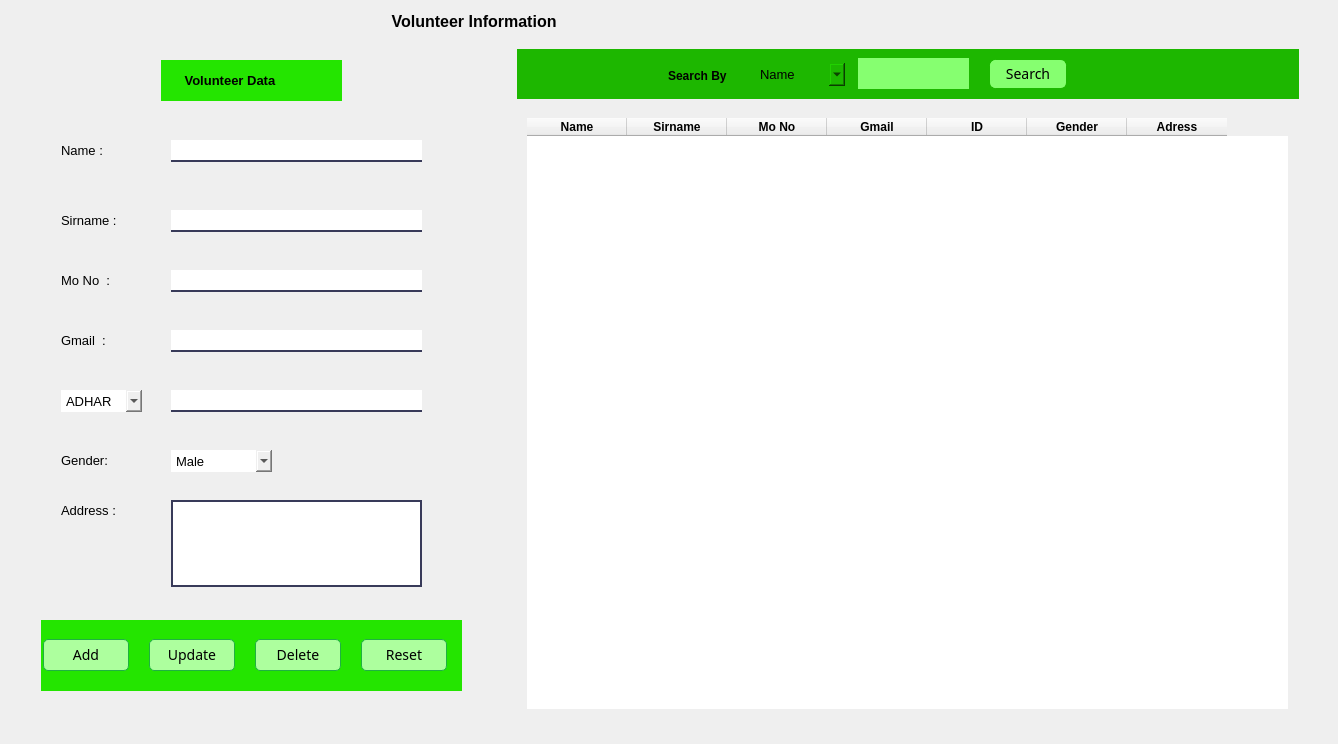
             <widget class="QWidget" name="volunteer">
              <attribute name="title">
               <string>Volunteer</string>
              </attribute>
              <widget class="QLabel" name="label_49">
               <property name="geometry">
                <rect>
                 <x>10</x>
                 <y>9</y>
                 <width>1319</width>
                 <height>25</height>
                </rect>
               </property>
               <property name="maximumSize">
                <size>
                 <width>16777215</width>
                 <height>25</height>
                </size>
               </property>
               <property name="font">
                <font>
                 <pointsize>12</pointsize>
                 <weight>75</weight>
                 <bold>true</bold>
                </font>
               </property>
               <property name="styleSheet">
                <string notr="true">align-items: center;</string>
               </property>
               <property name="text">
                <string>                                                                                      Volunteer Information</string>
               </property>
              </widget>
              <widget class="QWidget" name="widget_31" native="true">
               <property name="geometry">
                <rect>
                 <x>10</x>
                 <y>40</y>
                 <width>1319</width>
                 <height>695</height>
                </rect>
               </property>
               <property name="styleSheet">
                <string notr="true">border:none;</string>
               </property>
               <layout class="QHBoxLayout" name="horizontalLayout_15">
                <item>
                 <widget class="QWidget" name="widget_32" native="true">
                  <property name="maximumSize">
                   <size>
                    <width>450</width>
                    <height>16777215</height>
                   </size>
                  </property>
                  <property name="styleSheet">
                   <string notr="true">background:#86FF70;
/*margin-top:40px;</string>
                  </property>
                  <widget class="QLabel" name="label_50">
                   <property name="geometry">
                    <rect>
                     <x>130</x>
                     <y>20</y>
                     <width>181</width>
                     <height>41</height>
                    </rect>
                   </property>
                   <property name="styleSheet">
                    <string notr="true">background:#24E500;</string>
                   </property>
                   <property name="text">
                    <string/>
                   </property>
                  </widget>
                  <widget class="QLabel" name="label_51">
                   <property name="geometry">
                    <rect>
                     <x>150</x>
                     <y>30</y>
                     <width>141</width>
                     <height>20</height>
                    </rect>
                   </property>
                   <property name="font">
                    <font>
                     <pointsize>10</pointsize>
                     <weight>75</weight>
                     <bold>true</bold>
                    </font>
                   </property>
                   <property name="styleSheet">
                    <string notr="true">background:none;</string>
                   </property>
                   <property name="text">
                    <string> Volunteer Data</string>
                   </property>
                  </widget>
                  <widget class="QLineEdit" name="getName_v">
                   <property name="geometry">
                    <rect>
                     <x>140</x>
                     <y>100</y>
                     <width>251</width>
                     <height>22</height>
                    </rect>
                   </property>
                   <property name="font">
                    <font>
                     <pointsize>10</pointsize>
                    </font>
                   </property>
                   <property name="styleSheet">
                    <string notr="true">border-radius:0;
border-bottom: 2px solid #383a59;
border-color:#383a59;</string>
                   </property>
                  </widget>
                  <widget class="QLabel" name="label_52">
                   <property name="geometry">
                    <rect>
                     <x>30</x>
                     <y>100</y>
                     <width>71</width>
                     <height>21</height>
                    </rect>
                   </property>
                   <property name="font">
                    <font>
                     <pointsize>10</pointsize>
                    </font>
                   </property>
                   <property name="text">
                    <string>Name :</string>
                   </property>
                  </widget>
                  <widget class="QLabel" name="label_53">
                   <property name="geometry">
                    <rect>
                     <x>30</x>
                     <y>170</y>
                     <width>71</width>
                     <height>21</height>
                    </rect>
                   </property>
                   <property name="font">
                    <font>
                     <pointsize>10</pointsize>
                    </font>
                   </property>
                   <property name="text">
                    <string>Sirname :</string>
                   </property>
                  </widget>
                  <widget class="QLineEdit" name="getSirname_v">
                   <property name="geometry">
                    <rect>
                     <x>140</x>
                     <y>170</y>
                     <width>251</width>
                     <height>22</height>
                    </rect>
                   </property>
                   <property name="font">
                    <font>
                     <pointsize>10</pointsize>
                    </font>
                   </property>
                   <property name="styleSheet">
                    <string notr="true">border-radius:0;
border-bottom: 2px solid #383a59;
border-color:#383a59;</string>
                   </property>
                  </widget>
                  <widget class="QLabel" name="label_54">
                   <property name="geometry">
                    <rect>
                     <x>30</x>
                     <y>230</y>
                     <width>71</width>
                     <height>21</height>
                    </rect>
                   </property>
                   <property name="font">
                    <font>
                     <pointsize>10</pointsize>
                    </font>
                   </property>
                   <property name="text">
                    <string>Mo No  :</string>
                   </property>
                  </widget>
                  <widget class="QLineEdit" name="getMobile_v">
                   <property name="geometry">
                    <rect>
                     <x>140</x>
                     <y>230</y>
                     <width>251</width>
                     <height>22</height>
                    </rect>
                   </property>
                   <property name="font">
                    <font>
                     <pointsize>10</pointsize>
                    </font>
                   </property>
                   <property name="styleSheet">
                    <string notr="true">border-radius:0;
border-bottom: 2px solid #383a59;
border-color:#383a59;</string>
                   </property>
                  </widget>
                  <widget class="QLineEdit" name="getID_v">
                   <property name="geometry">
                    <rect>
                     <x>140</x>
                     <y>350</y>
                     <width>251</width>
                     <height>22</height>
                    </rect>
                   </property>
                   <property name="font">
                    <font>
                     <pointsize>10</pointsize>
                    </font>
                   </property>
                   <property name="styleSheet">
                    <string notr="true">border-radius:0;
border-bottom: 2px solid #383a59;
border-color:#383a59;</string>
                   </property>
                  </widget>
                  <widget class="QLabel" name="label_55">
                   <property name="geometry">
                    <rect>
                     <x>30</x>
                     <y>410</y>
                     <width>91</width>
                     <height>21</height>
                    </rect>
                   </property>
                   <property name="font">
                    <font>
                     <pointsize>10</pointsize>
                    </font>
                   </property>
                   <property name="text">
                    <string>Gender:</string>
                   </property>
                  </widget>
                  <widget class="QTextEdit" name="getAdress_v">
                   <property name="geometry">
                    <rect>
                     <x>140</x>
                     <y>460</y>
                     <width>251</width>
                     <height>87</height>
                    </rect>
                   </property>
                   <property name="font">
                    <font>
                     <pointsize>10</pointsize>
                    </font>
                   </property>
                   <property name="styleSheet">
                    <string notr="true">border: 2px solid #383a59;
border-color:#383a59;</string>
                   </property>
                   <property name="html">
                    <string>&lt;!DOCTYPE HTML PUBLIC &quot;-//W3C//DTD HTML 4.0//EN&quot; &quot;http://www.w3.org/TR/REC-html40/strict.dtd&quot;&gt;
&lt;html&gt;&lt;head&gt;&lt;meta name=&quot;qrichtext&quot; content=&quot;1&quot; /&gt;&lt;style type=&quot;text/css&quot;&gt;
p, li { white-space: pre-wrap; }
&lt;/style&gt;&lt;/head&gt;&lt;body style=&quot; font-family:'MS Shell Dlg 2'; font-size:10pt; font-weight:400; font-style:normal;&quot;&gt;
&lt;p style=&quot;-qt-paragraph-type:empty; margin-top:0px; margin-bottom:0px; margin-left:0px; margin-right:0px; -qt-block-indent:0; text-indent:0px;&quot;&gt;&lt;br /&gt;&lt;/p&gt;&lt;/body&gt;&lt;/html&gt;</string>
                   </property>
                  </widget>
                  <widget class="QLabel" name="label_56">
                   <property name="geometry">
                    <rect>
                     <x>30</x>
                     <y>460</y>
                     <width>91</width>
                     <height>21</height>
                    </rect>
                   </property>
                   <property name="font">
                    <font>
                     <pointsize>10</pointsize>
                    </font>
                   </property>
                   <property name="text">
                    <string>Address :</string>
                   </property>
                  </widget>
                  <widget class="QComboBox" name="Gender_v">
                   <property name="geometry">
                    <rect>
                     <x>140</x>
                     <y>410</y>
                     <width>101</width>
                     <height>22</height>
                    </rect>
                   </property>
                   <property name="font">
                    <font>
                     <pointsize>10</pointsize>
                     <weight>50</weight>
                     <bold>false</bold>
                    </font>
                   </property>
                   <item>
                    <property name="text">
                     <string>Male</string>
                    </property>
                   </item>
                   <item>
                    <property name="text">
                     <string>Female</string>
                    </property>
                   </item>
                   <item>
                    <property name="text">
                     <string>Other</string>
                    </property>
                   </item>
                  </widget>
                  <widget class="QComboBox" name="Gender_11">
                   <property name="geometry">
                    <rect>
                     <x>30</x>
                     <y>350</y>
                     <width>81</width>
                     <height>22</height>
                    </rect>
                   </property>
                   <property name="font">
                    <font>
                     <pointsize>10</pointsize>
                     <weight>50</weight>
                     <bold>false</bold>
                    </font>
                   </property>
                   <item>
                    <property name="text">
                     <string>ADHAR</string>
                    </property>
                   </item>
                   <item>
                    <property name="text">
                     <string>PAN</string>
                    </property>
                   </item>
                   <item>
                    <property name="text">
                     <string>VOTER ID</string>
                    </property>
                   </item>
                  </widget>
                  <widget class="QLabel" name="label_57">
                   <property name="geometry">
                    <rect>
                     <x>30</x>
                     <y>290</y>
                     <width>71</width>
                     <height>21</height>
                    </rect>
                   </property>
                   <property name="font">
                    <font>
                     <pointsize>10</pointsize>
                    </font>
                   </property>
                   <property name="text">
                    <string>Gmail  :</string>
                   </property>
                  </widget>
                  <widget class="QLineEdit" name="getGmail_v">
                   <property name="geometry">
                    <rect>
                     <x>140</x>
                     <y>290</y>
                     <width>251</width>
                     <height>22</height>
                    </rect>
                   </property>
                   <property name="font">
                    <font>
                     <pointsize>10</pointsize>
                    </font>
                   </property>
                   <property name="styleSheet">
                    <string notr="true">border-radius:0;
border-bottom: 2px solid #383a59;
border-color:#383a59;</string>
                   </property>
                  </widget>
                  <widget class="QWidget" name="widget_17" native="true">
                   <property name="geometry">
                    <rect>
                     <x>10</x>
                     <y>580</y>
                     <width>421</width>
                     <height>71</height>
                    </rect>
                   </property>
                   <property name="maximumSize">
                    <size>
                     <width>16777215</width>
                     <height>80</height>
                    </size>
                   </property>
                   <property name="styleSheet">
                    <string notr="true">background-color:#24E500;</string>
                   </property>
                   <layout class="QHBoxLayout" name="horizontalLayout_9">
                    <item>
                     <widget class="QPushButton" name="add_btn_2">
                      <property name="maximumSize">
                       <size>
                        <width>100</width>
                        <height>16777215</height>
                       </size>
                      </property>
                      <property name="font">
                       <font>
                        <family>13</family>
                        <pointsize>-1</pointsize>
                        <weight>50</weight>
                        <italic>false</italic>
                        <bold>false</bold>
                       </font>
                      </property>
                      <property name="styleSheet">
                       <string notr="true">QPushButton#add_btn_2{
background-color:#ADFF9E;
border-radius : 5px;
height:30px;
font:14px bold;
border:1px solid #1fb141;
margin:2px;
margin-right:12px
}

QPushButton#add_btn_2:hover{
background-color:transparent;
border:3px solid #1fb141;
color:black;
}</string>
                      </property>
                      <property name="text">
                       <string>Add</string>
                      </property>
                     </widget>
                    </item>
                    <item>
                     <widget class="QPushButton" name="update_btn_2">
                      <property name="maximumSize">
                       <size>
                        <width>100</width>
                        <height>16777215</height>
                       </size>
                      </property>
                      <property name="styleSheet">
                       <string notr="true">QPushButton#update_btn_2{
background-color:#ADFF9E;
border-radius : 5px;
height:30px;
font:14px bold;
border:1px solid #1fb141;
margin:2px;
margin-right:12px
}

QPushButton#update_btn_2:hover{
background-color:transparent;
border:3px solid #1fb141;
color:black;
}</string>
                      </property>
                      <property name="text">
                       <string>Update</string>
                      </property>
                     </widget>
                    </item>
                    <item>
                     <widget class="QPushButton" name="delete_btn_2">
                      <property name="maximumSize">
                       <size>
                        <width>100</width>
                        <height>16777215</height>
                       </size>
                      </property>
                      <property name="styleSheet">
                       <string notr="true">QPushButton#delete_btn_2{
background-color:#ADFF9E;
border-radius : 5px;
height:30px;
font:14px bold;
border:1px solid #1fb141;
margin:2px;
margin-right:12px
}

QPushButton#delete_btn_2:hover{
background-color:transparent;
border:3px solid #1fb141;
color:black;
}</string>
                      </property>
                      <property name="text">
                       <string>Delete</string>
                      </property>
                     </widget>
                    </item>
                    <item>
                     <widget class="QPushButton" name="reset_btn_2">
                      <property name="maximumSize">
                       <size>
                        <width>100</width>
                        <height>16777215</height>
                       </size>
                      </property>
                      <property name="styleSheet">
                       <string notr="true">QPushButton#reset_btn_2{
background-color:#ADFF9E;
border-radius : 5px;
height:30px;
font:14px bold;
border:1px solid #1fb141;
margin:2px;
margin-right:12px
}

QPushButton#reset_btn_2:hover{
background-color:transparent;
border:3px solid #1fb141;
color:black;
}</string>
                      </property>
                      <property name="text">
                       <string>Reset</string>
                      </property>
                     </widget>
                    </item>
                   </layout>
                  </widget>
                 </widget>
                </item>
                <item>
                 <widget class="QWidget" name="widget_34" native="true">
                  <property name="maximumSize">
                   <size>
                    <width>800</width>
                    <height>16777215</height>
                   </size>
                  </property>
                  <property name="styleSheet">
                   <string notr="true">background:#86FF70;
/*margin-top:40px;</string>
                  </property>
                  <layout class="QVBoxLayout" name="verticalLayout_9">
                   <item>
                    <widget class="QWidget" name="widget_35" native="true">
                     <property name="minimumSize">
                      <size>
                       <width>0</width>
                       <height>40</height>
                      </size>
                     </property>
                     <property name="maximumSize">
                      <size>
                       <width>16777215</width>
                       <height>50</height>
                      </size>
                     </property>
                     <property name="styleSheet">
                      <string notr="true">background-color:#1DB700;</string>
                     </property>
                     <layout class="QHBoxLayout" name="horizontalLayout_17">
                      <item>
                       <widget class="QWidget" name="widget_36" native="true">
                        <property name="minimumSize">
                         <size>
                          <width>0</width>
                          <height>60</height>
                         </size>
                        </property>
                        <property name="maximumSize">
                         <size>
                          <width>500</width>
                          <height>16777215</height>
                         </size>
                        </property>
                        <widget class="QLabel" name="label_58">
                         <property name="geometry">
                          <rect>
                           <x>10</x>
                           <y>10</y>
                           <width>141</width>
                           <height>16</height>
                          </rect>
                         </property>
                         <property name="font">
                          <font>
                           <pointsize>9</pointsize>
                           <weight>75</weight>
                           <bold>true</bold>
                          </font>
                         </property>
                         <property name="styleSheet">
                          <string notr="true">color:black;</string>
                         </property>
                         <property name="text">
                          <string>Search By</string>
                         </property>
                        </widget>
                        <widget class="QLineEdit" name="search_v">
                         <property name="geometry">
                          <rect>
                           <x>200</x>
                           <y>0</y>
                           <width>111</width>
                           <height>31</height>
                          </rect>
                         </property>
                         <property name="minimumSize">
                          <size>
                           <width>0</width>
                           <height>20</height>
                          </size>
                         </property>
                         <property name="font">
                          <font>
                           <pointsize>10</pointsize>
                          </font>
                         </property>
                         <property name="styleSheet">
                          <string notr="true">background-color:#86FF70;
padding-left : 3px;
padding-right : 3px;
</string>
                         </property>
                         <property name="text">
                          <string/>
                         </property>
                        </widget>
                        <widget class="QPushButton" name="search_btn_2">
                         <property name="geometry">
                          <rect>
                           <x>330</x>
                           <y>0</y>
                           <width>80</width>
                           <height>32</height>
                          </rect>
                         </property>
                         <property name="minimumSize">
                          <size>
                           <width>80</width>
                           <height>0</height>
                          </size>
                         </property>
                         <property name="maximumSize">
                          <size>
                           <width>60</width>
                           <height>40</height>
                          </size>
                         </property>
                         <property name="font">
                          <font>
                           <family>13</family>
                           <pointsize>-1</pointsize>
                           <weight>50</weight>
                           <italic>false</italic>
                           <bold>false</bold>
                          </font>
                         </property>
                         <property name="styleSheet">
                          <string notr="true">QPushButton#search_btn_2{
background-color:#86FF70;
border-radius : 5px;
height:30px;
font:14px bold;
border:1px solid #86FF70;
margin:2px;
}

QPushButton#search_btn_2:hover{
background-color:transparent;
border:3px solid #86FF70;
color:white;
}</string>
                         </property>
                         <property name="text">
                          <string>Search</string>
                         </property>
                        </widget>
                        <widget class="QComboBox" name="searchby_v">
                         <property name="geometry">
                          <rect>
                           <x>100</x>
                           <y>1</y>
                           <width>91</width>
                           <height>31</height>
                          </rect>
                         </property>
                         <property name="font">
                          <font>
                           <pointsize>10</pointsize>
                           <weight>50</weight>
                           <bold>false</bold>
                          </font>
                         </property>
                         <property name="styleSheet">
                          <string notr="true">margin:2px;</string>
                         </property>
                         <item>
                          <property name="text">
                           <string>Name</string>
                          </property>
                         </item>
                         <item>
                          <property name="text">
                           <string>Sirname</string>
                          </property>
                         </item>
                         <item>
                          <property name="text">
                           <string>ID</string>
                          </property>
                         </item>
                        </widget>
                       </widget>
                      </item>
                     </layout>
                    </widget>
                   </item>
                   <item>
                    <widget class="QWidget" name="widget_37" native="true">
                     <property name="styleSheet">
                      <string notr="true"/>
                     </property>
                     <widget class="QTableWidget" name="tableWidget_v">
                      <property name="geometry">
                       <rect>
                        <x>10</x>
                        <y>13</y>
                        <width>761</width>
                        <height>591</height>
                       </rect>
                      </property>
                      <property name="font">
                       <font>
                        <weight>50</weight>
                        <bold>false</bold>
                       </font>
                      </property>
                      <property name="styleSheet">
                       <string notr="true">
background-color:;</string>
                      </property>
                      <property name="rowCount">
                       <number>0</number>
                      </property>
                      <column>
                       <property name="text">
                        <string>Name</string>
                       </property>
                       <property name="font">
                        <font>
                         <weight>75</weight>
                         <bold>true</bold>
                        </font>
                       </property>
                      </column>
                      <column>
                       <property name="text">
                        <string>Sirname</string>
                       </property>
                       <property name="font">
                        <font>
                         <weight>75</weight>
                         <bold>true</bold>
                        </font>
                       </property>
                      </column>
                      <column>
                       <property name="text">
                        <string>Mo No</string>
                       </property>
                       <property name="font">
                        <font>
                         <weight>75</weight>
                         <bold>true</bold>
                        </font>
                       </property>
                      </column>
                      <column>
                       <property name="text">
                        <string>Gmail</string>
                       </property>
                       <property name="font">
                        <font>
                         <weight>75</weight>
                         <bold>true</bold>
                        </font>
                       </property>
                      </column>
                      <column>
                       <property name="text">
                        <string>ID</string>
                       </property>
                       <property name="font">
                        <font>
                         <weight>75</weight>
                         <bold>true</bold>
                        </font>
                       </property>
                      </column>
                      <column>
                       <property name="text">
                        <string>Gender</string>
                       </property>
                       <property name="font">
                        <font>
                         <weight>75</weight>
                         <bold>true</bold>
                        </font>
                       </property>
                      </column>
                      <column>
                       <property name="text">
                        <string>Adress</string>
                       </property>
                       <property name="font">
                        <font>
                         <weight>75</weight>
                         <bold>true</bold>
                        </font>
                       </property>
                      </column>
                     </widget>
                    </widget>
                   </item>
                  </layout>
                 </widget>
                </item>
               </layout>
              </widget>
             </widget>
